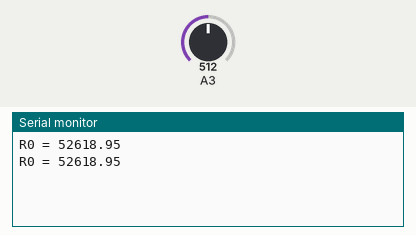
This sketch was run on a simulated Arduino Uno, built with avr-gcc and run on an emulated ATmega328P. Shown: the last lines printed to the serial monitor. The inputs (shaded band) are chosen by the test bench; at power-on: A3 = 512.

Above: at 1.8 s.
1.9 s: A3 set to 0
At 2.4 s:
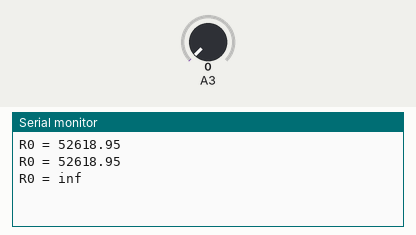
4.5 s: A3 set to 122
At 5.8 s:
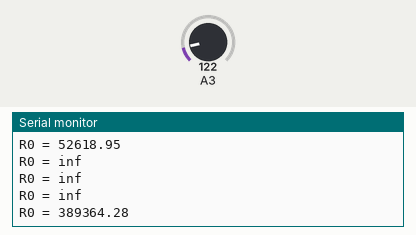

Measured:
- after the input at 1.9 s, the serial monitor: prints a new line after 0.10 s (image 1)
- after the input at 4.5 s, the serial monitor: prints a new line after 0.50 s (image 2)

The sketch:

to_get_R0.ino
```cpp
void setup()
{
  pinMode(A3,INPUT);
  Serial.begin(9600);
}

void loop() {
  float sensor1_volt;
  float Rs_CO2;
  float R0;
  float sensorValue;
  sensorValue = (analogRead(A3));
  sensor1_volt = sensorValue * (5.0 / 1023.0);
  Rs_CO2 = ((5.0 * 32850) / sensor1_volt) - 32850;
  R0 = Rs_CO2 / 0.6230805382;
  Serial.print("R0 = ");
  Serial.println(R0);
  delay(1000);
}
```
